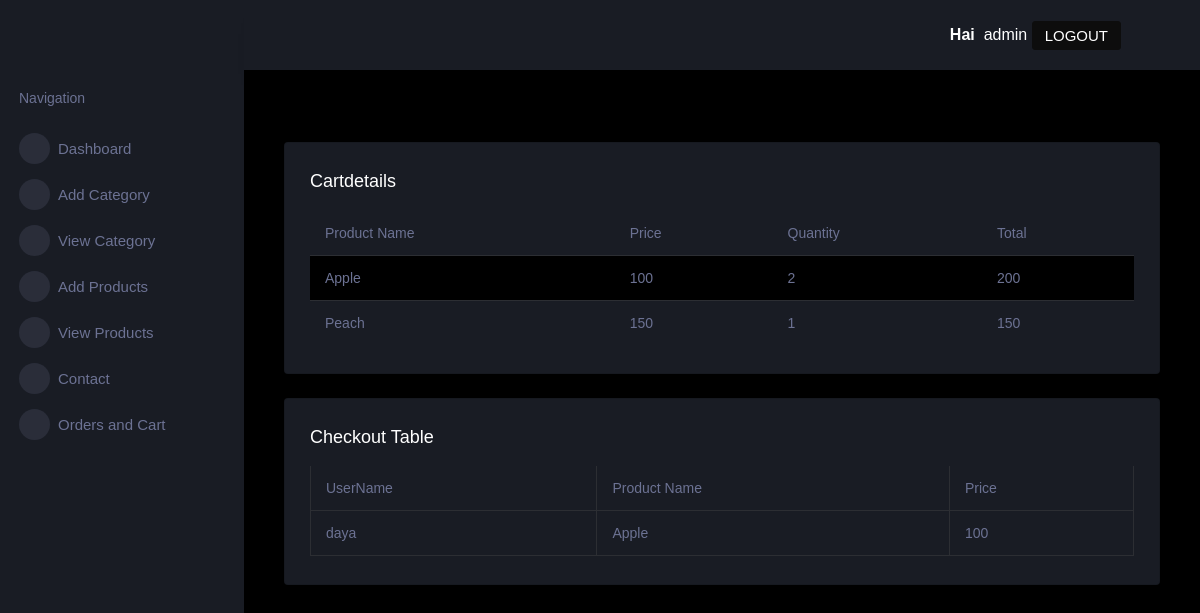
The app's page /cartview (signed in) with its own data.
### Userviewapp/models.py (models this page shows)
class Cartdb(models.Model):
    productid=models.ForeignKey(productdb, on_delete=models.CASCADE,null=True,blank=False)
    userid=models.ForeignKey(Regidb, on_delete=models.CASCADE,null=True,blank=False)
    quantity=models.IntegerField(null=True,blank=False)
    total=models.IntegerField(null=True,blank=False)
    status=models.IntegerField(null=True,blank=False)

class Checkoutdb(models.Model):
    cartid=models.ForeignKey(Cartdb, on_delete=models.CASCADE,null=True,blank=False)
    firstname=models.CharField(max_length=100,null=True,blank=False)
    lastname=models.CharField(max_length=100,null=True,blank=False)
    state=models.CharField(max_length=100,null=True,blank=False)
    streetaddress=models.CharField(max_length=100,null=True,blank=False)
    town=models.CharField(max_length=100,null=True,blank=False)
    postcode=models.IntegerField(null=True,blank=False)
    phone=models.IntegerField(null=True,blank=False)
    status=models.IntegerField(null=True,blank=False)

class Regidb(models.Model):
    username=models.CharField(max_length=100,null=True,blank=False)
    email=models.CharField(max_length=100,null=True,blank=False)
    address=models.CharField(max_length=100,null=True,blank=False)
    password=models.CharField(max_length=100,null=True,blank=False)

### Adminapp/models.py (models this page shows)
class productdb(models.Model):
    img=models.ImageField(upload_to='media',null=True,blank=False)
    productname=models.CharField(max_length=100,null=True,blank=False)
    category=models.CharField(max_length=100,null=True,blank=False)
    weight=models.CharField(max_length=100,null=True,blank=True,validators=[alphaneumeric])
    price=models.IntegerField(null=True,blank=False)

### Userviewapp/views.py (the view)
# urls.py: path('cartview',views.cartview,name='cartview'),
def cartview(request):
    obj = Cartdb.objects.all()
    a = Checkoutdb.objects.all()
    return render(request,'ordersview.html',{'obj':obj,'a':a})

### Userviewapp/templates/ordersview.html (shortened to what this page needs)
{% extends 'index.html' %}
        {% block content %}
        <div class="main-panel">
          <div class="content-wrapper">
            <div class="page-header">
              <nav aria-label="breadcrumb">
                <ol class="breadcrumb">
                </ol>
              </nav>
            </div>
              <div class="col-lg-12 grid-margin stretch-card">
                <div class="card">
                  <div class="card-body">
                    <h4 class="card-title">Cartdetails</h4>
                    <div class="table-responsive">
                      <table class="table table-striped">
                        <thead>
                          <tr>
                            <th>Product Name </th>
                            <th>Price </th>
                            <th>Quantity</th>
                            <th>Total</th>
                            </tr>
                        </thead>
                        <tbody>
                          <tr>
                         {% for i in obj %}
                         <td>{{i.productid.productname}}</td>
                         <td>{{i.productid.price}}</td>
                         <td>{{i.quantity}}</td>
                         <td>{{i.total}}</td>
                          </tr>
                          {% endfor %}
                      </table>
                    </div>
                  </div>
                </div>
              </div>
             <div class="col-lg-12 grid-margin stretch-card">
                <div class="card">
                  <div class="card-body">
                    <h4 class="card-title">checkout table</h4>
                    <div class="table-responsive">
                      <table class="table table-bordered">
                        <thead>
                          <tr>
                            <th>UserName</th>
                            <th>Product Name  </th>
                            <th>Price </th>
                          </tr>
                        </thead>
                        <tbody>
                          {% for j in a %}
                         <tr>
                            <td>{{j.cartid.userid.username}}</td>
                            <td>{{j.cartid.productid.productname}}</td>
                              <td>{{j.cartid.productid.price}}</td>
                                  </tr>
                                  {% endfor %}
                                  </tbody></table>
                                </div>
                              </div>
                            </div>
                          </div>
                          {% endblock %}

### records on screen
Cartdb: productid.productname "Apple", productid.price "100", quantity "2", total "200"
Cartdb: productid.productname "Peach", productid.price "150", quantity "1", total "150"
Checkoutdb: cartid.userid.username "daya", cartid.productid.productname "Apple", cartid.productid.price "100"

### other values on screen
{{ request.session.username }} "admin"
